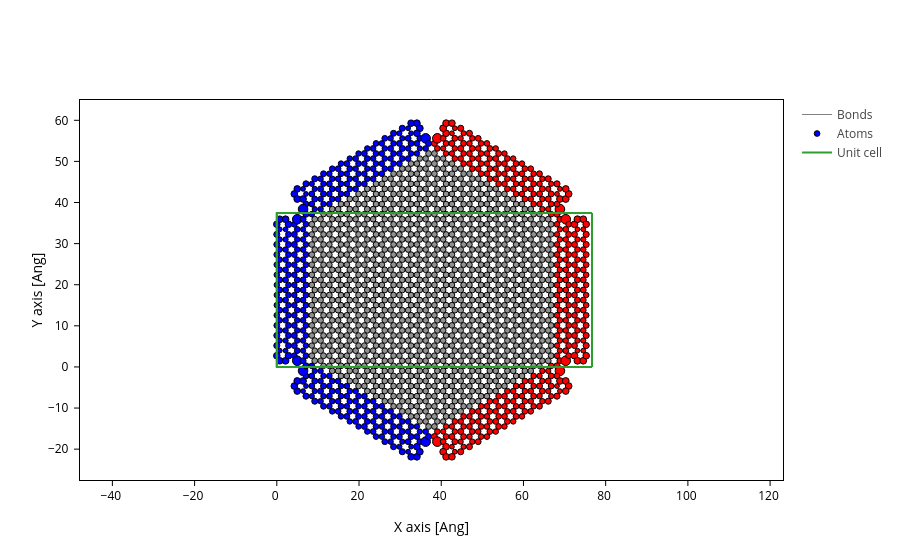

Notebook code cell kept with this figure:
### Code cell
norm_ldos_avg_E = normalize(ldos.mean(axis=(0,1)), 0, 1)*SCALE_FACTOR + SCALE_OFFSET
style = mark_electrode(lr_idx)

style.append({"size": norm_ldos_avg_E})
device.plot(axes="xy", atoms_style=style)

### Figure 1 — Plotly figure (JSON) as saved in the notebook; plotly's stock layout.template omitted (floating-point values rounded to 4 significant figures; data arrays with more than 128 entries replaced by an {"elided": "..."} marker saying what was removed)
{"data": [{"line": {"color": "gray", "width": 1}, "meta": {}, "mode": "lines", "name": "Bonds", "opacity": 1, "type": "scatter", "x": {"elided": "57708 float values"}, "y": {"elided": "57708 float values"}}, {"marker": {"color": {"elided": "1872 str values"}, "line": {"color": "black", "width": 1}, "opacity": 1, "size": {"elided": "1872 float values"}}, "meta": {}, "mode": "markers", "name": "Atoms", "opacity": 1, "type": "scatter", "x": {"elided": "1872 float values"}, "y": {"elided": "1872 float values"}}, {"meta": {}, "mode": "lines", "name": "Unit cell", "type": "scatter", "x": [0.0, 0.0, 76.68, 76.68, 0.0, 0.0, NaN, 0.0, 0.0, 0.0, 76.68, 76.68, 0.0, NaN, 76.68, 76.68, NaN, 76.68, 76.68], "y": [0.0, 37.43, 37.43, 37.43, 37.43, 37.43, NaN, 37.43, 0.0, 0.0, 0.0, 0.0, 0.0, NaN, 37.43, 0.0, NaN, 37.43, 0.0]}], "layout": {"scene": {"aspectmode": "data", "xaxis": {"title": {"text": "X axis [Ang]"}}, "yaxis": {"title": {"text": "Y axis [Ang]"}}}, "xaxis": {"scaleanchor": "y", "scaleratio": 1, "title": {"text": "X axis [Ang]"}}, "yaxis": {"title": {"text": "Y axis [Ang]"}}}}
